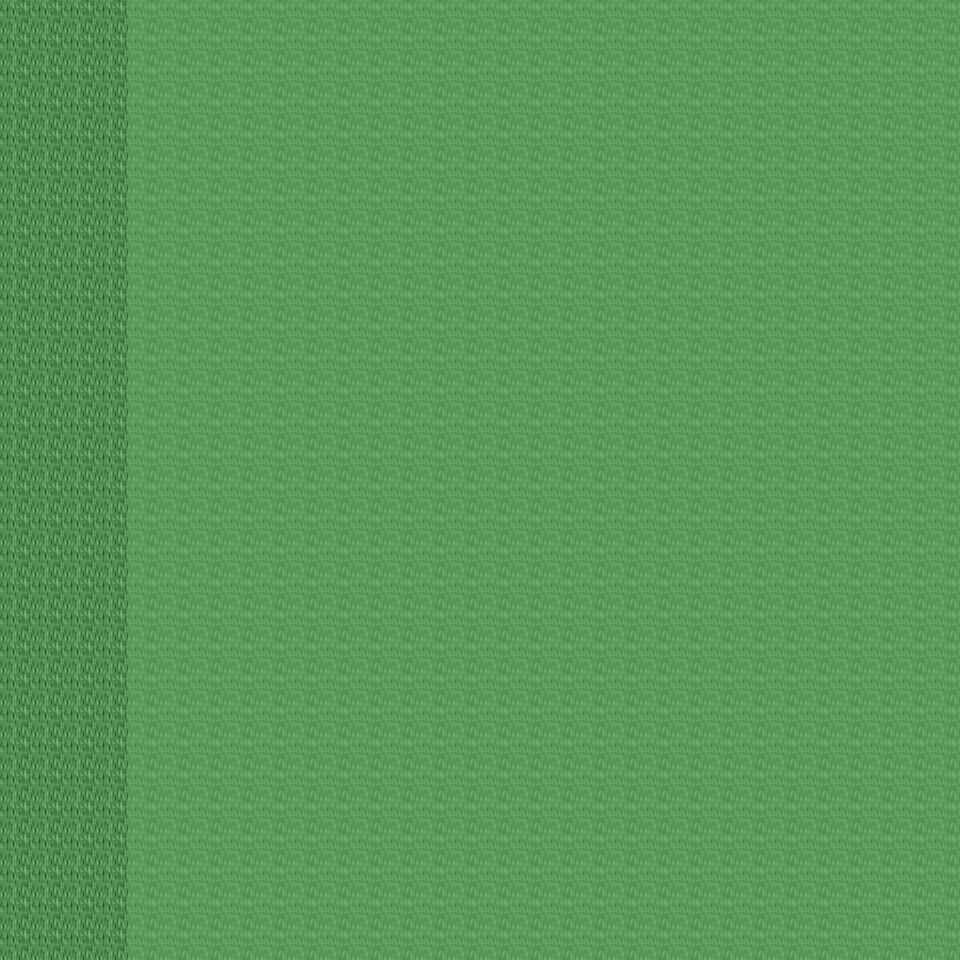

This is a level from a 2D game, rendered from its Tiled map with the project's own tilesets. A one-line summary and the map file follow, with tile-layer data summarised:
An orthogonal 30x30 tile map with 32x32 px tiles, 6 tile layers (Ground, Object, Object2, Above, ...), 17 tilesets and 3 objects (3x mapchange).

<map version="1.0" orientation="orthogonal" renderorder="right-down" width="30" height="30" tilewidth="32" tileheight="32" nextobjectid="4">
  <tileset firstgid="1" name="tileset_ground_ground" tilewidth="32" tileheight="32" tilecount="33" columns="3">
    <image source="../drawable/tileset_ground_ground.png" width="96" height="352" />
  </tileset>
  <tileset firstgid="34" name="tileset_ground_brown_paving" tilewidth="32" tileheight="32" tilecount="2" columns="2">
    <image source="../drawable/tileset_ground_brown_paving.png" width="64" height="32" />
  </tileset>
  <tileset firstgid="36" name="tileset_ground_water_water_bubbles" tilewidth="32" tileheight="32" tilecount="32" columns="8">
    <image source="../drawable/tileset_ground_water_water_bubbles.png" width="256" height="128" />
  </tileset>
  <tileset firstgid="68" name="tileset_ground_grass_edges" tilewidth="32" tileheight="32" tilecount="36" columns="12">
    <image source="../drawable/tileset_ground_grass_edges.png" width="384" height="96" />
  </tileset>
  <tileset firstgid="104" name="tileset_ground_ridge_earth_dark" tilewidth="32" tileheight="32" tilecount="96" columns="12">
    <image source="../drawable/tileset_ground_ridge_earth_dark.png" width="384" height="256" />
  </tileset>
  <tileset firstgid="200" name="tileset_plant_flower_daisy_red" tilewidth="32" tileheight="32" tilecount="8" columns="2">
    <image source="../drawable/tileset_plant_flower_daisy_red.png" width="64" height="128" />
  </tileset>
  <tileset firstgid="208" name="tileset_plant_grasses" tilewidth="32" tileheight="32" tilecount="6" columns="3">
    <image source="../drawable/tileset_plant_grasses.png" width="96" height="64" />
  </tileset>
  <tileset firstgid="214" name="tileset_plant_flower_daisy_white" tilewidth="32" tileheight="32" tilecount="8" columns="2">
    <image source="../drawable/tileset_plant_flower_daisy_white.png" width="64" height="128" />
  </tileset>
  <tileset firstgid="222" name="tileset_plant_leaves" tilewidth="32" tileheight="32" tilecount="8" columns="4">
    <image source="../drawable/tileset_plant_leaves.png" width="128" height="64" />
  </tileset>
  <tileset firstgid="230" name="tileset_ground_grass_corners" tilewidth="32" tileheight="32" tilecount="24" columns="6">
    <image source="../drawable/tileset_ground_grass_corners.png" width="192" height="128" />
  </tileset>
  <tileset firstgid="254" name="tileset_plant_flower_daisy_blue" tilewidth="32" tileheight="32" tilecount="8" columns="2">
    <image source="../drawable/tileset_plant_flower_daisy_blue.png" width="64" height="128" />
  </tileset>
  <tileset firstgid="262" name="tileset_building_fence_fence_chunky" tilewidth="32" tileheight="32" tilecount="21" columns="3">
    <image source="../drawable/tileset_building_fence_fence_chunky.png" width="96" height="224" />
  </tileset>
  <tileset firstgid="283" name="tileset_ground_rock_pebbles" tilewidth="32" tileheight="32" tilecount="3" columns="1">
    <image source="../drawable/tileset_ground_rock_pebbles.png" width="32" height="96" />
  </tileset>
  <tileset firstgid="286" name="tileset_plant_tree_tree_darkgreen" tilewidth="32" tileheight="32" tilecount="88" columns="8">
    <image source="../drawable/tileset_plant_tree_tree_darkgreen.png" width="256" height="352" />
  </tileset>
  <tileset firstgid="374" name="tileset_plant_bush_bushes" tilewidth="32" tileheight="32" tilecount="10" columns="5">
    <image source="../drawable/tileset_plant_bush_bushes.png" width="160" height="64" />
  </tileset>
  <tileset firstgid="384" name="tileset_logic_collision" tilewidth="32" tileheight="32" tilecount="1" columns="1">
    <image source="../drawable/tileset_logic_collision.png" width="32" height="32" />
  </tileset>
  <tileset firstgid="385" name="tileset_ground_green_paving" tilewidth="32" tileheight="32" tilecount="18" columns="3">
    <image source="../drawable/tileset_ground_green_paving.png" width="96" height="192" />
  </tileset>
  <layer name="Ground" width="30" height="30">
    <data>[900 cells, 900 non-empty, 3 distinct tile ids]</data>
  </layer>
  <layer name="Object" width="30" height="30">
    <data>[900 cells, 434 non-empty, 3 distinct tile ids]</data>
  </layer>
  <layer name="Object2" width="30" height="30">
    <data>[900 cells, 52 non-empty, 7 distinct tile ids]</data>
  </layer>
  <layer name="Above" width="30" height="30">
    <data>[900 cells, 0 non-empty, 0 distinct tile ids]</data>
  </layer>
  <layer name="Above2" width="30" height="30">
    <data>[900 cells, 0 non-empty, 0 distinct tile ids]</data>
  </layer>
  <layer name="Walkable" width="30" height="30">
    <data>[900 cells, 780 non-empty, 1 distinct tile ids]</data>
  </layer>
  <objectgroup name="MapEvents">
    <object id="1" name="north" type="mapchange" x="0" y="0" width="128" height="32">
      <properties>
        <property name="map" value="0_ados_mountain_n2_w2_x2_y2" />
        <property name="place" value="south" />
      </properties>
    </object>
    <object id="2" name="south" type="mapchange" x="0" y="928" width="128" height="32">
      <properties>
        <property name="map" value="0_ados_mountain_n2_w2_x2_y4" />
        <property name="place" value="north" />
      </properties>
    </object>
    <object id="3" name="west" type="mapchange" x="0" y="0" width="32" height="960">
      <properties>
        <property name="map" value="0_ados_mountain_n2_w2_x1_y3" />
        <property name="place" value="east" />
      </properties>
    </object>
  </objectgroup>
</map>
